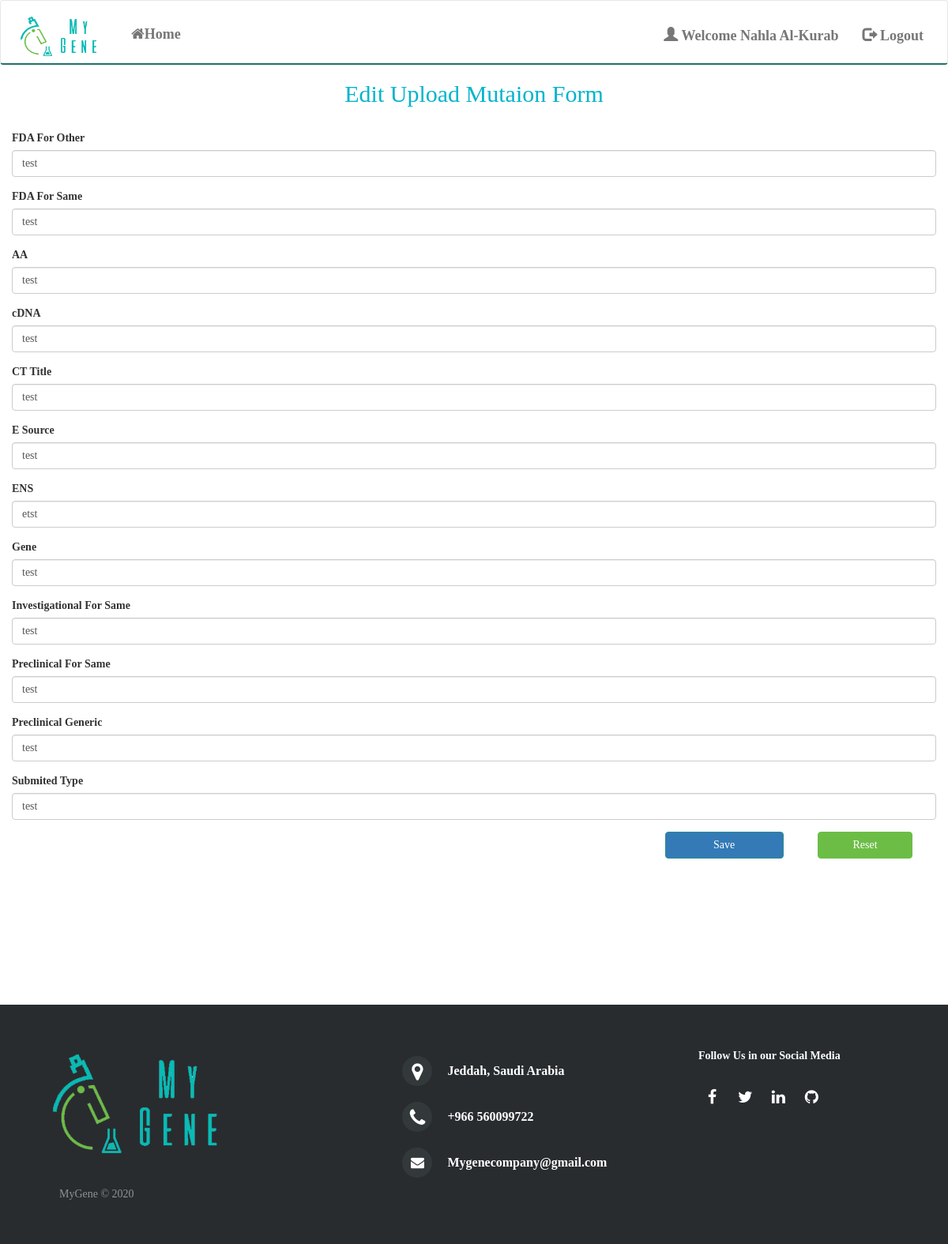
Page /index.php?page=Edit_Upload&edit=10 (signed in) on the committed database.
### tables this page shows
CREATE TABLE `upload` (
  `id` int(11) NOT NULL,
  `FDA_for_same` varchar(500) NOT NULL,
  `FDA_for_other` varchar(500) NOT NULL,
  `aa` varchar(250) NOT NULL,
  `cDNA` varchar(250) NOT NULL,
  `ct_title` varchar(250) NOT NULL,
  `e_source` varchar(500) NOT NULL,
  `ens` varchar(250) NOT NULL,
  `gene` varchar(250) NOT NULL,
  `investigational_for_same` varchar(250) NOT NULL,
  `preclinical_for_same` varchar(250) NOT NULL,
  `preclinical_generic` varchar(250) NOT NULL,
  `submited_type` varchar(250) NOT NULL,
  `dr_id` varchar(500) NOT NULL,
  `user_id` int(11) NOT NULL
);

### pages/Edit_Upload.php (the view, shortened to what this page needs)
<?php
   include("./Connection.php");
$edit=$_GET['edit'];
$query="SELECT * FROM upload WHERE id='$edit'";
$getdata=mysqli_query($con,$query) or die(mysqli_error($con));
?>
<html>
    <head>
        <link rel="stylesheet" href="css/style.css">
        <link rel="stylesheet" href="https://cdnjs.cloudflare.com/ajax/libs/font-awesome/4.7.0/css/font-awesome.min.css">
        <link rel="stylesheet" href="https://maxcdn.bootstrapcdn.com/bootstrap/3.4.1/css/bootstrap.min.css">
    </head>
<div class="row">
    <div class="col-xl-12 col-lg-12 col-md-12 col-sm-12 col-12">
        <div class="text-center" style="color:#00B4CC;">
            <h2>Edit Upload Mutaion Form</h2>
        </div>
        <br>
        <div class="card">
            <div class="card-body">
                <form id="edit-profile-form" method="POST" id="form" action="controller/Edit_UploadAction.php">
                    <?php
                    $name=mysqli_fetch_array($getdata)
                 ?>
                    <div class="form-group">
                        <label for="inputText1" class="col-form-label">FDA For Other</label>
                        <input id="fda_for_other" name="FDA_for_other" type="text" placeholder="p.E173K"
                            class="form-control" value="<?php echo $name['FDA_for_other']; ?>">
                    </div>
                    <div class="form-group">
                        <label for="inputText2" class="col-form-label">FDA For Same</label>
                        <input id="fda_for_same" name="FDA_for_same" type="text" placeholder="p.E173K"
                            class="form-control" value="<?php echo $name['FDA_for_same']; ?>">
                    </div>
                    <div class="form-group">
                        <label for="inputText3" class="col-form-label">AA</label>
                        <input id="aa" name="aa" type="text" placeholder="p.E173K" class="form-control"
                            value="<?php echo $name['aa']; ?>">
                    </div>
                    <div class="form-group">
                        <label for="inputTex4">cDNA</label>
                        <input id="cDNA" name="cDNA" type="text" placeholder="c.517G+AD4-A" class="form-control"
                            value="<?php echo $name['cDNA']; ?>">
                    </div>
                    <div class="form-group">
                        <label for="inputText5" class="col-form-label">CT Title</label>
                        <input id="ct_title" name="ct_title" type="text" placeholder="p.E173K" class="form-control"
                            value="<?php echo $name['ct_title']; ?>">
                    </div>
                    <div class="form-group">
                        <label for="inputText6" class="col-form-label">E Source</label>
                        <input id="e_source" name="e_source" type="text" placeholder="p.E173K" class="form-control"
                            value="<?php echo $name['e_source']; ?>">
                    </div>
                    <div class="form-group">
                        <label for="inputTex7" class="col-form-label">ENS</label>
                        <input id="ens" name="ens" type="text" class="form-control" placeholder="ENST00000471979"
                            value="<?php echo $name['ens']; ?>">
                    </div>
                    <div class="form-group">
                        <label for="inputTex8">Gene</label>
                        <input id="gene" name="gene" type="text" placeholder="PACRGL" class="form-control"
                            value="<?php echo $name['gene']; ?>">
                    </div>
                    <div class="form-group">
                        <label for="inputText9" class="col-form-label">Investigational For Same</label>
                        <input id="inv_for_same" name="investigational_for_same" type="text" placeholder="p.E173K"
                            class="form-control" value="<?php echo $name['investigational_for_same']; ?>">
                    </div>
                    <div class="form-group">
                        <label for="inputText10" class="col-form-label">Preclinical For Same</label>
                        <input id="preclinical_for_same" name="preclinical_for_same" type="text" placeholder="p.E173K"
                            class="form-control" value="<?php echo $name['preclinical_for_same']; ?>">
                    </div>
                    <div class="form-group">
                        <label for="inputTex11">Preclinical Generic</label>
                        <input id="generic" name="preclinical_generic" type="text" placeholder="/N" class="form-control"
                            value="<?php echo $name['preclinical_generic']; ?>">
                    </div>
                    <div class="form-group">
                        <label for="inputTex12">Submited Type</label>
                        <input id="submited" name="submited_type" type="text" placeholder="melanoma"
                            class="form-control" value="<?php echo $name['submited_type']; ?>">
                    </div>
                    <div class="container">
                        <div class="col-md-12">
                            <div class="form-group pull-right">
                                <input type="submit" name="signup" value="Save" class="btn btn-primary" style="width: 150px;" onclick="javascript:confirmationDelete($(this))";return false></input>
                                <button type="reset" class="btn btn-success">Reset</button>
                            </div>
                        </div>
                    </div>
                </form>
            </div>
        </div>
    </div>
</div>
</html>

### css/style.css (style rules this page uses)
* { font-family: 'Montserrat'; }
.row { display:contents; }
.btn-success { margin-left:40px; width:120px; }
h1, h2, h4 { font-weight: bold; font-size: 20px; color: #21706d; }
.btn-success { background-color: #6cbd46 !important; border-color: #6cbd46 !important; }
.btn-primary { background-color: #298c8c; border-color: #298c8c !important; }

### rows in the picture
upload: FDA_for_other "test", FDA_for_same "test", aa "test", cDNA "test", ct_title "test", e_source "test", ens "etst", gene "test", investigational_for_same "test", preclinical_for_same "test", preclinical_generic "test", submited_type "test"

### other values in the picture
$_SESSION['Name'] "Nahla Al-Kurab"
